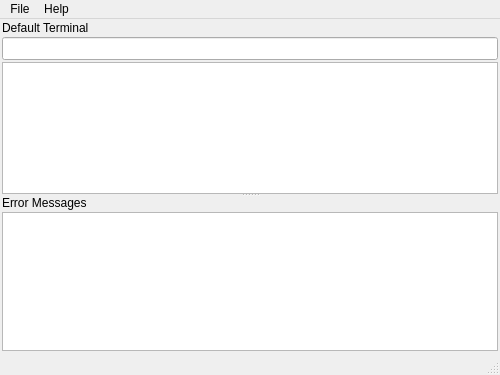
<?xml version="1.0" encoding="UTF-8"?>
<ui version="4.0">
 <class>SerialTerminal</class>
 <widget class="QDockWidget" name="SerialTerminal">
  <property name="geometry">
   <rect>
    <x>0</x>
    <y>0</y>
    <width>500</width>
    <height>375</height>
   </rect>
  </property>
  <widget class="QMainWindow" name="mainWindow">
   <property name="dockNestingEnabled">
    <bool>true</bool>
   </property>
   <widget class="QWidget" name="centralWidget">
    <layout class="QGridLayout" name="gridLayout">
     <property name="leftMargin">
      <number>2</number>
     </property>
     <property name="topMargin">
      <number>2</number>
     </property>
     <property name="rightMargin">
      <number>2</number>
     </property>
     <property name="bottomMargin">
      <number>2</number>
     </property>
     <property name="spacing">
      <number>2</number>
     </property>
     <item row="0" column="0">
      <widget class="QSplitter" name="splitter">
       <property name="orientation">
        <enum>Qt::Vertical</enum>
       </property>
       <property name="handleWidth">
        <number>2</number>
       </property>
       <property name="childrenCollapsible">
        <bool>false</bool>
       </property>
       <widget class="QWidget" name="widget0" native="true">
        <layout class="QVBoxLayout" name="verticalLayout0">
         <property name="spacing">
          <number>2</number>
         </property>
         <property name="leftMargin">
          <number>0</number>
         </property>
         <property name="topMargin">
          <number>0</number>
         </property>
         <property name="rightMargin">
          <number>0</number>
         </property>
         <property name="bottomMargin">
          <number>0</number>
         </property>
         <item>
          <widget class="QLabel" name="xlabel">
           <property name="text">
            <string>Default Terminal</string>
           </property>
          </widget>
         </item>
         <item>
          <widget class="QLineEdit" name="tx">
           <property name="font">
            <font>
             <family>Courier</family>
            </font>
           </property>
           <property name="dragEnabled">
            <bool>true</bool>
           </property>
           <property name="clearButtonEnabled">
            <bool>true</bool>
           </property>
          </widget>
         </item>
         <item>
          <widget class="QPlainTextEdit" name="rx">
           <property name="font">
            <font>
             <family>Courier</family>
            </font>
           </property>
           <property name="tabChangesFocus">
            <bool>true</bool>
           </property>
           <property name="undoRedoEnabled">
            <bool>false</bool>
           </property>
           <property name="lineWrapMode">
            <enum>QPlainTextEdit::NoWrap</enum>
           </property>
           <property name="readOnly">
            <bool>true</bool>
           </property>
          </widget>
         </item>
        </layout>
       </widget>
       <widget class="QWidget" name="widget1" native="true">
        <layout class="QVBoxLayout" name="verticalLayout1">
         <property name="spacing">
          <number>2</number>
         </property>
         <property name="leftMargin">
          <number>0</number>
         </property>
         <property name="topMargin">
          <number>0</number>
         </property>
         <property name="rightMargin">
          <number>0</number>
         </property>
         <property name="bottomMargin">
          <number>0</number>
         </property>
         <item>
          <widget class="QLabel" name="errorLabel">
           <property name="text">
            <string>Error Messages</string>
           </property>
          </widget>
         </item>
         <item>
          <widget class="QPlainTextEdit" name="errorLog">
           <property name="font">
            <font>
             <family>Courier</family>
            </font>
           </property>
           <property name="tabChangesFocus">
            <bool>true</bool>
           </property>
           <property name="undoRedoEnabled">
            <bool>false</bool>
           </property>
           <property name="lineWrapMode">
            <enum>QPlainTextEdit::NoWrap</enum>
           </property>
           <property name="readOnly">
            <bool>true</bool>
           </property>
          </widget>
         </item>
        </layout>
       </widget>
      </widget>
     </item>
    </layout>
   </widget>
   <widget class="QMenuBar" name="menuBar">
    <property name="geometry">
     <rect>
      <x>0</x>
      <y>0</y>
      <width>500</width>
      <height>21</height>
     </rect>
    </property>
    <widget class="QMenu" name="menuFile">
     <property name="title">
      <string>File</string>
     </property>
     <addaction name="actionClear_Screen"/>
     <addaction name="separator"/>
     <addaction name="actionSend_Text_File"/>
     <addaction name="actionSave_Text_File"/>
     <addaction name="separator"/>
     <addaction name="actionClose_Window"/>
    </widget>
    <widget class="QMenu" name="menuHelp">
     <property name="title">
      <string>Help</string>
     </property>
     <addaction name="actionGeneral_Help"/>
     <addaction name="actionTerminal_Help"/>
    </widget>
    <addaction name="menuFile"/>
    <addaction name="menuHelp"/>
   </widget>
   <widget class="QStatusBar" name="statusBar"/>
  </widget>
  <action name="actionClear_Screen">
   <property name="text">
    <string>Clear Screen</string>
   </property>
   <property name="shortcut">
    <string>Ctrl+W</string>
   </property>
  </action>
  <action name="actionSend_Text_File">
   <property name="text">
    <string>Send Text File</string>
   </property>
   <property name="shortcut">
    <string>Ctrl+O</string>
   </property>
  </action>
  <action name="actionSave_Text_File">
   <property name="text">
    <string>Save Text File</string>
   </property>
   <property name="shortcut">
    <string>Ctrl+S</string>
   </property>
  </action>
  <action name="actionClose_Window">
   <property name="text">
    <string>Close Window</string>
   </property>
   <property name="shortcut">
    <string>Ctrl+Q</string>
   </property>
  </action>
  <action name="actionGeneral_Help">
   <property name="text">
    <string>General Help</string>
   </property>
  </action>
  <action name="actionTerminal_Help">
   <property name="text">
    <string>Terminal Help</string>
   </property>
  </action>
 </widget>
 <resources/>
 <connections/>
</ui>
